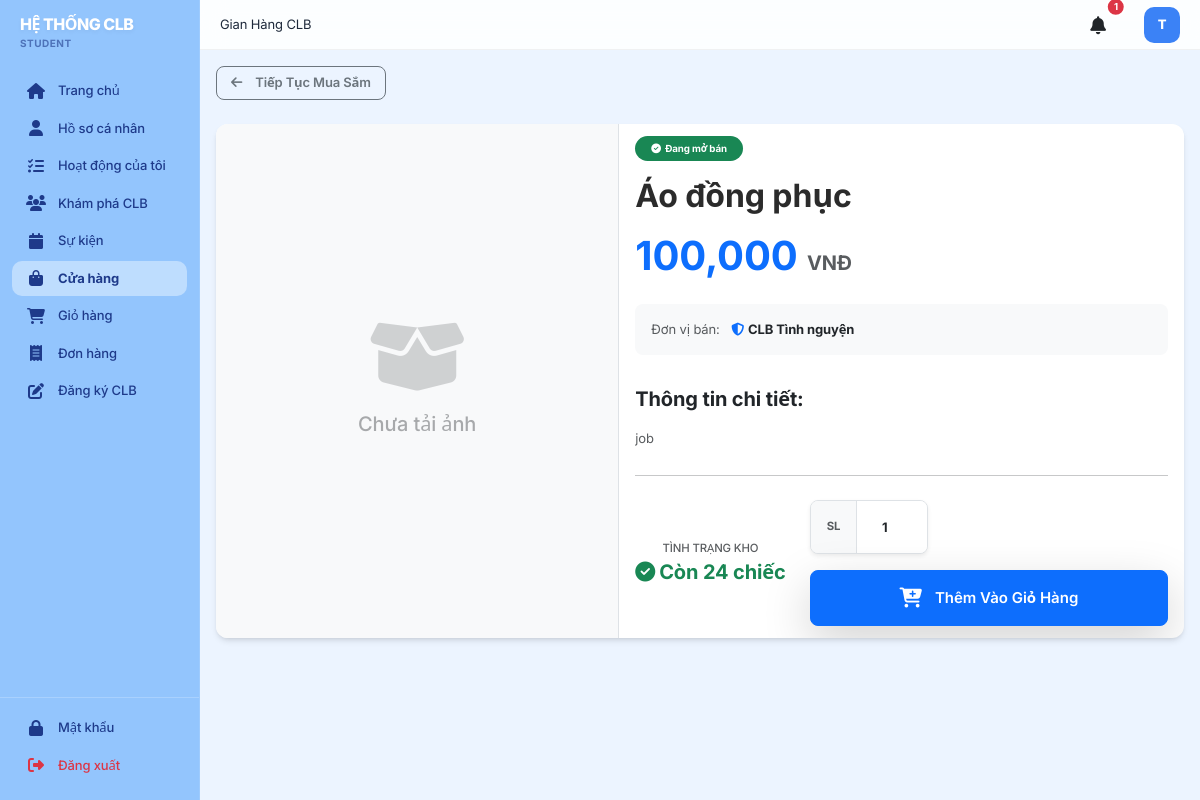
/products/1 (signed in), run on the app's committed database.
### models.py (models this page shows, shortened)
class User(db.Model):
    __tablename__ = 'users'
    id = db.Column(db.Integer, primary_key=True)
    username = db.Column(db.String(120), unique=True, nullable=False)
    email = db.Column(db.String(120), unique=True, nullable=False)
    password_hash = db.Column(db.String(255), nullable=False)
    user_type = db.Column(db.String(20), nullable=False)  # student, club, admin
    status = db.Column(db.String(20), default=STATUS_ACTIVE)  # active, inactive
    created_at = db.Column(db.DateTime, default=datetime.utcnow)
    updated_at = db.Column(db.DateTime, default=datetime.utcnow, onupdate=datetime.utcnow)
    student_profile = db.relationship('Student', backref='user', uselist=False, cascade='all, delete-orphan')
    club_profile = db.relationship('Club', backref='user', uselist=False, cascade='all, delete-orphan', foreign_keys='Club.user_id')
    def is_student(self):
        return self.user_type == USER_TYPE_STUDENT
    def is_club(self):
        return self.user_type == USER_TYPE_CLUB
    def is_admin(self):
        return self.user_type == USER_TYPE_ADMIN

class Product(db.Model):
    __tablename__ = 'products'
    id = db.Column(db.Integer, primary_key=True)
    club_id = db.Column(db.Integer, db.ForeignKey('clubs.id'), nullable=False)
    product_name = db.Column(db.String(200), nullable=False)
    description = db.Column(db.Text)
    price = db.Column(db.Float, nullable=False)
    quantity = db.Column(db.Integer, default=0)
    image_url = db.Column(db.String(255))
    status = db.Column(db.String(20), default=STATUS_PENDING)  # pending, approved, active, inactive
    created_at = db.Column(db.DateTime, default=datetime.utcnow)
    updated_at = db.Column(db.DateTime, default=datetime.utcnow, onupdate=datetime.utcnow)
    order_items = db.relationship('OrderItem', backref='product', cascade='all, delete-orphan')

class Club(db.Model):
    __tablename__ = 'clubs'
    id = db.Column(db.Integer, primary_key=True)
    user_id = db.Column(db.Integer, db.ForeignKey('users.id'), nullable=False)
    club_name = db.Column(db.String(200), nullable=False, unique=True)
    description = db.Column(db.Text)
    field = db.Column(db.String(100))  # Lĩnh vực hoạt động (Culture, Sports, etc.)
    logo_url = db.Column(db.String(255))
    establishment_year = db.Column(db.Integer)
    phone = db.Column(db.String(20))
    email = db.Column(db.String(120))
    president_name = db.Column(db.String(200))
    vice_president_name = db.Column(db.String(200))
    status = db.Column(db.String(20), default=STATUS_PENDING)  # pending, approved, rejected
    registered_by_user_id = db.Column(db.Integer, db.ForeignKey('users.id'), nullable=True)  # sinh vien dang ky
    created_at = db.Column(db.DateTime, default=datetime.utcnow)
    updated_at = db.Column(db.DateTime, default=datetime.utcnow, onupdate=datetime.utcnow)
    intended_username = db.Column(db.String(80)) # Ten dang nhap do SV yeu cau
    members = db.relationship('ClubMember', backref='club', cascade='all, delete-orphan')
    applications = db.relationship('ClubApplication', backref='club', cascade='all, delete-orphan')
    events = db.relationship('Event', backref='club', cascade='all, delete-orphan')
    products = db.relationship('Product', backref='club', cascade='all, delete-orphan')
    orders = db.relationship('Order', backref='club', cascade='all, delete-orphan')
    posts = db.relationship('ClubPost', backref='club', cascade='all, delete-orphan')

### app.py (the view)
@app.route('/products/<int:product_id>')
def product_detail(product_id):
    product = Product.query.get_or_404(product_id)
    can_view = (product.status == STATUS_APPROVED or
               (current_user.is_authenticated and (current_user.is_admin() or
                (current_user.is_club() and current_user.club_profile and current_user.club_profile.id == product.club_id))))
    if not can_view:
        flash('Sản phẩm này chưa được phê duyệt hoặc không khả dụng', 'warning')
        return redirect(url_for('products_list'))
    return render_template('product_detail.html', product=product)

### templates/product_detail.html (shortened to what this page needs)
{% extends "base.html" %}
{% block page_title %}Gian Hàng CLB{% endblock %}
{% block content %}
<div class="mb-4">
    {% if current_user.is_authenticated and current_user.is_admin() %}
    <a href="{{ url_for('admin_products') }}" class="btn btn-outline-primary">
        <i class="fas fa-arrow-left me-2"></i>Quay lại Quản lý Sản phẩm
    </a>
    {% else %}
    <a href="{{ url_for('products_list') }}" class="btn btn-outline-secondary">
        <i class="fas fa-arrow-left me-2"></i>Tiếp Tục Mua Sắm
    </a>
    {% endif %}
</div>
<div class="card shadow-sm border-0 rounded-4 overflow-hidden mb-5">
    <div class="row g-0">
        <div class="col-md-5 bg-light d-flex align-items-center justify-content-center p-4 border-end" style="min-height: 400px;">
            {% if product.image_url %}
            <img src="{{ product.image_url }}" alt="{{ product.product_name }}" class="img-fluid rounded" style="max-height: 400px; object-fit: contain;">
            {% else %}
            <div class="text-center text-muted">
                <i class="fas fa-box-open fa-6x mb-3 opacity-25"></i>
                <h5 class="opacity-50">Chưa tải ảnh</h5>
            </div>
            {% endif %}
        </div>
        <div class="col-md-7">
            <div class="card-body p-5 h-100 d-flex flex-column">
                <div class="mb-3">
                    {% if product.status == 'approved' %}
                    <span class="badge bg-success px-3 py-2 rounded-pill"><i class="fas fa-check-circle me-1"></i>Đang mở bán</span>
                    {% elif product.status == 'pending' %}
                    <span class="badge bg-warning text-dark px-3 py-2 rounded-pill"><i class="fas fa-hourglass-half me-1"></i>Chờ phê duyệt</span>
                    {% else %}
                    <span class="badge bg-secondary px-3 py-2 rounded-pill">{{ product.status }}</span>
                    {% endif %}
                </div>
                <h2 class="card-title fw-bold mb-3" style="color: #2b2b2b;">{{ product.product_name }}</h2>
                <h3 class="text-primary fw-bold mb-4 fs-1">{{ "{:,.0f}".format(product.price) }} <small class="text-muted fs-5">VNĐ</small></h3>
                <div class="bg-light p-3 rounded-3 mb-4 d-inline-block">
                    <span class="text-muted">Đơn vị bán:</span>
                    <a href="{{ url_for('club_detail', club_id=product.club.id) }}" class="text-decoration-none ms-2 fw-bold text-dark hover-primary">
                        <i class="fas fa-shield-alt text-primary me-1"></i>{{ product.club.club_name }}
                    </a>
                </div>
                <h5 class="fw-bold mb-3 mt-2">Thông tin chi tiết:</h5>
                <div class="text-muted mb-4 flex-grow-1" style="line-height: 1.8;">
                    {{ product.description | replace('\n', '<br>') | safe }}
                </div>
                <hr class="mt-auto mb-4">
                <div class="d-flex align-items-center gap-4">
                    <div class="text-center flex-shrink-0">
                        <h6 class="text-muted mb-1 text-uppercase small">Tình Trạng Kho</h6>
                        {% if product.quantity > 0 %}
                            <h5 class="fw-bold text-success mb-0"><i class="fas fa-check-circle me-1"></i>Còn {{ product.quantity }} chiếc</h5>
                        {% else %}
                            <h5 class="fw-bold text-danger mb-0"><i class="fas fa-times-circle me-1"></i>Hết hàng</h5>
                        {% endif %}
                    </div>
                    {% if current_user.is_authenticated %}
                        {% if current_user.is_student() %}
                        <form action="{{ url_for('add_to_cart') }}" method="POST" class="flex-grow-1 ms-lg-auto mt-4 mt-lg-0">
                            <div class="d-flex align-items-center gap-3 flex-wrap">
                                <div class="d-flex align-items-center border rounded-3 overflow-hidden bg-white shadow-sm" style="height: 54px;">
                                    <span class="px-3 bg-light text-muted small fw-bold h-100 d-flex align-items-center border-end">SL</span>
                                    <input type="number" name="quantity" class="form-control border-0 text-center fw-bold" value="1" min="1" max="{{ product.quantity }}" required style="width: 70px; height: 100%; border-radius: 0;" {% if product.quantity == 0 %}disabled{% endif %}>
                                </div>
                                <button type="submit" class="btn btn-primary btn-lg flex-grow-1 px-4 shadow-lg py-3" style="min-height: 54px;" {% if product.quantity == 0 %}disabled{% endif %}>
                                    <i class="fas fa-cart-plus me-2 fs-5"></i>Thêm Vào Giỏ Hàng
                                </button>
                            </div>
                        </form>
                        {% elif current_user.is_club() and current_user.club_profile.id == product.club_id %}
                        <a href="{{ url_for('edit_product', product_id=product.id) }}" class="btn btn-lg btn-outline-primary ms-auto px-5 fw-bold"><i class="fas fa-edit me-2"></i>Sửa Hàng</a>
                        {% endif %}
                    {% else %}
                        <a href="{{ url_for('login') }}" class="btn btn-lg btn-primary ms-auto px-5 fw-bold"><i class="fas fa-sign-in-alt me-2"></i>Đăng nhập để Mua</a>
                    {% endif %}
                </div>
            </div>
        </div>
    </div>
</div>
{% endblock %}

### templates/base.html (shortened to what this page needs)
<!DOCTYPE html>
<html lang="vi">
<head>
    <link href="https://cdn.jsdelivr.net/npm/bootstrap@5.3.0/dist/css/bootstrap.min.css" rel="stylesheet">
    <link rel="stylesheet" href="https://cdnjs.cloudflare.com/ajax/libs/font-awesome/6.4.0/css/all.min.css">
<link rel="stylesheet" href="{{ url_for('static', filename='css/style.css') }}">
</head>
<body>
    <div class="layout">
        {% if not hide_sidebar %}
        <div class="sidebar">
            <div class="logo">
                <h5>HỆ THỐNG CLB</h5>
                <p>{% if current_user.is_authenticated %}{{ current_user.user_type }}{% else %}Sinh viên{% endif %}</p>
            </div>
            <nav class="sidebar-nav">
                {% if current_user.is_authenticated %}
                    {% if current_user.is_student() %}
                        <div class="nav-item">
                            <a href="{{ url_for('student_dashboard') }}" class="nav-link {% if request.endpoint == 'student_dashboard' %}active{% endif %}">
                                <i class="fas fa-home"></i> Trang chủ
                            </a>
                        </div>
                        <div class="nav-item">
                            <a href="{{ url_for('student_profile') }}" class="nav-link {% if request.endpoint and 'profile' in request.endpoint %}active{% endif %}">
                                <i class="fas fa-user"></i> Hồ sơ cá nhân
                            </a>
                        </div>
                        <div class="nav-item">
                            <a href="{{ url_for('student_activities') }}" class="nav-link {% if request.endpoint == 'student_activities' %}active{% endif %}">
                                <i class="fas fa-tasks"></i> Hoạt động của tôi
                            </a>
                        </div>
                        <div class="nav-item">
                            <a href="{{ url_for('student_clubs') }}" class="nav-link {% if request.endpoint == 'student_clubs' %}active{% endif %}">
                                <i class="fas fa-users"></i> Khám phá CLB
                            </a>
                        </div>
                        <div class="nav-item">
                            <a href="{{ url_for('student_events') }}" class="nav-link {% if request.endpoint == 'student_events' %}active{% endif %}">
                                <i class="fas fa-calendar"></i> Sự kiện
                            </a>
                        </div>
                        <div class="nav-item">
                            <a href="{{ url_for('products_list') }}" class="nav-link {% if 'product' in request.endpoint|string %}active{% endif %}">
                                <i class="fas fa-shopping-bag"></i> Cửa hàng
                            </a>
                        </div>
                        <div class="nav-item">
                            <a href="{{ url_for('cart') }}" class="nav-link {% if request.endpoint == 'cart' %}active{% endif %}">
                                <i class="fas fa-shopping-cart"></i> Giỏ hàng
                            </a>
                        </div>
                        <div class="nav-item">
                            <a href="{{ url_for('orders_list') }}" class="nav-link {% if request.endpoint == 'orders_list' %}active{% endif %}">
                                <i class="fas fa-receipt"></i> Đơn hàng
                            </a>
                        </div>
                        <div class="nav-item">
                            <a href="{{ url_for('student_club_register') }}" class="nav-link {% if request.endpoint == 'student_club_register' %}active{% endif %}">
                                <i class="fas fa-edit"></i> Đăng ký CLB
                            </a>
                        </div>
                    {% endif %}
                {% endif %}
            </nav>
            {% if current_user.is_authenticated %}
            <div class="sidebar-footer">
                <div class="nav-item">
                    <a href="{{ url_for('change_credentials') }}" class="nav-link {% if request.endpoint == 'change_credentials' %}active{% endif %}">
                        <i class="fas fa-lock"></i> Mật khẩu
                    </a>
                </div>
                <div class="nav-item">
                    <a href="{{ url_for('logout') }}" class="nav-link text-danger">
                        <i class="fas fa-sign-out-alt"></i> Đăng xuất
                    </a>
                </div>
            </div>
            {% endif %}
        </div>
        {% endif %}
        <div class="main-container {% if hide_sidebar %}no-sidebar{% endif %}">
            {% if not hide_sidebar %}
            <div class="top-header">
                <div class="header-left">
                    {% block page_title %}{% endblock %}
                </div>
                <div class="header-right">
                    <a href="{{ url_for('notifications_list') }}" class="notification-icon position-relative text-dark text-decoration-none me-3">
                        <i class="fas fa-bell"></i>
                        {% if unread_count > 0 %}
                        <span class="position-absolute top-0 start-100 translate-middle badge rounded-pill bg-danger" style="font-size: 0.6rem; padding: 0.35em 0.65em; border: 2px solid #fff;">
                            {{ unread_count if unread_count < 100 else '99+' }}
                        </span>
                        {% endif %}
                    </a>
                    {% if current_user.is_authenticated %}
                        {% set avatar = None %}
                        {% if current_user.is_student() and current_user.student_profile and current_user.student_profile.avatar_url %}
                            {% set avatar = current_user.student_profile.avatar_url %}
                        {% elif current_user.is_club() and current_user.club_profile and current_user.club_profile.logo_url %}
                            {% set avatar = current_user.club_profile.logo_url %}
                        {% endif %}
                        {% if avatar %}
                        <div class="user-avatar border border-2 shadow-sm" title="{{ current_user.username }}">
                            <img src="{{ avatar }}" alt="Avatar" style="width: 100%; height: 100%; object-fit: cover; border-radius: 50%;">
                        </div>
                        {% else %}
                        <div class="user-avatar" title="{{ current_user.username or 'User' }}">
                            {{ (current_user.username[0].upper() if current_user.username else '?') }}
                        </div>
                        {% endif %}
                    {% endif %}
                </div>
            </div>
            {% endif %}
            <div class="content-area">
                {% block content %}{% endblock %}
            </div>
        </div>
    </div>
</body>
</html>

### data on the page
User: user_type "STUDENT", username "T"
Product: product_name "Áo đồng phục", price "100,000", description "job", quantity "24", quantity "1"
Club: club.club_name "CLB Tình nguyện"

### other printed values
{{ unread_count if unread_count < 100 else '99+' }} "1"
